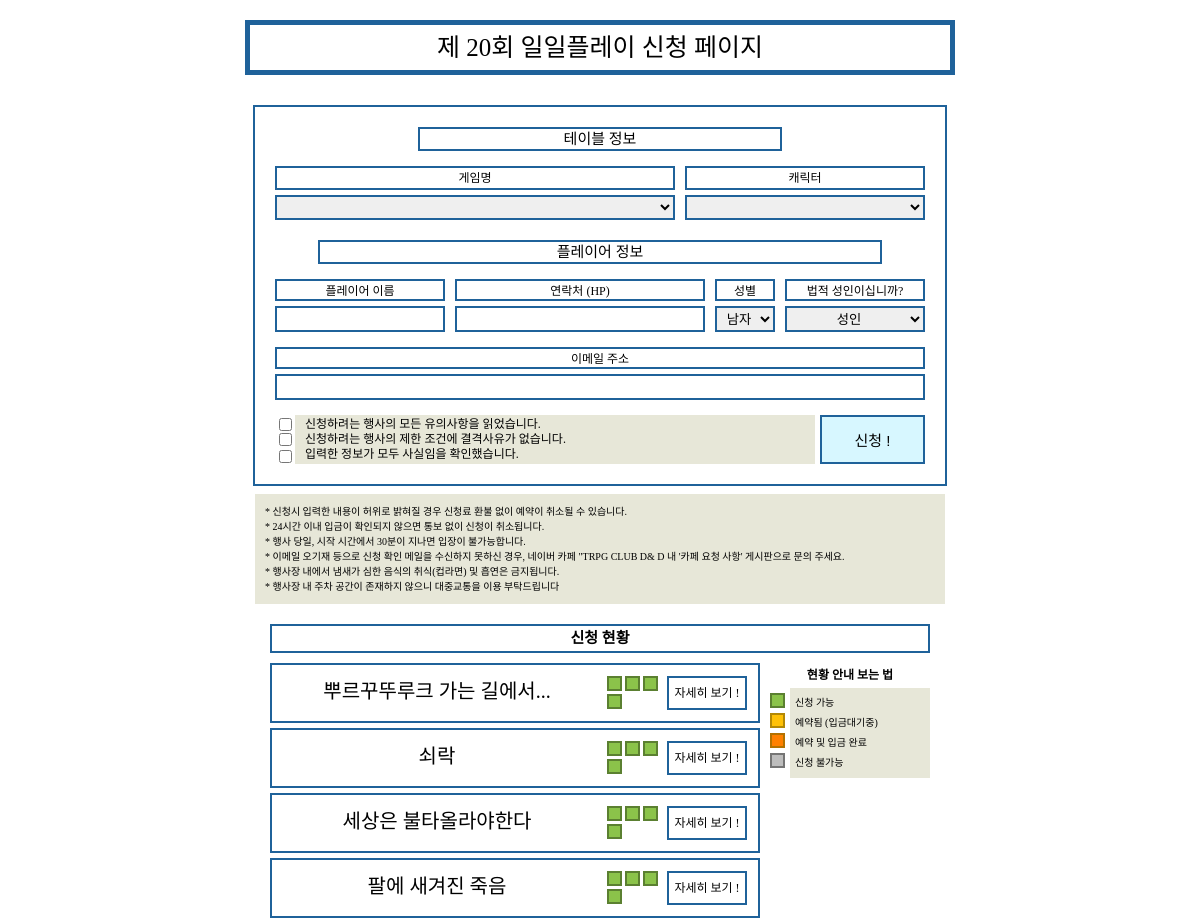
Before: / (upper part) with the older database file.
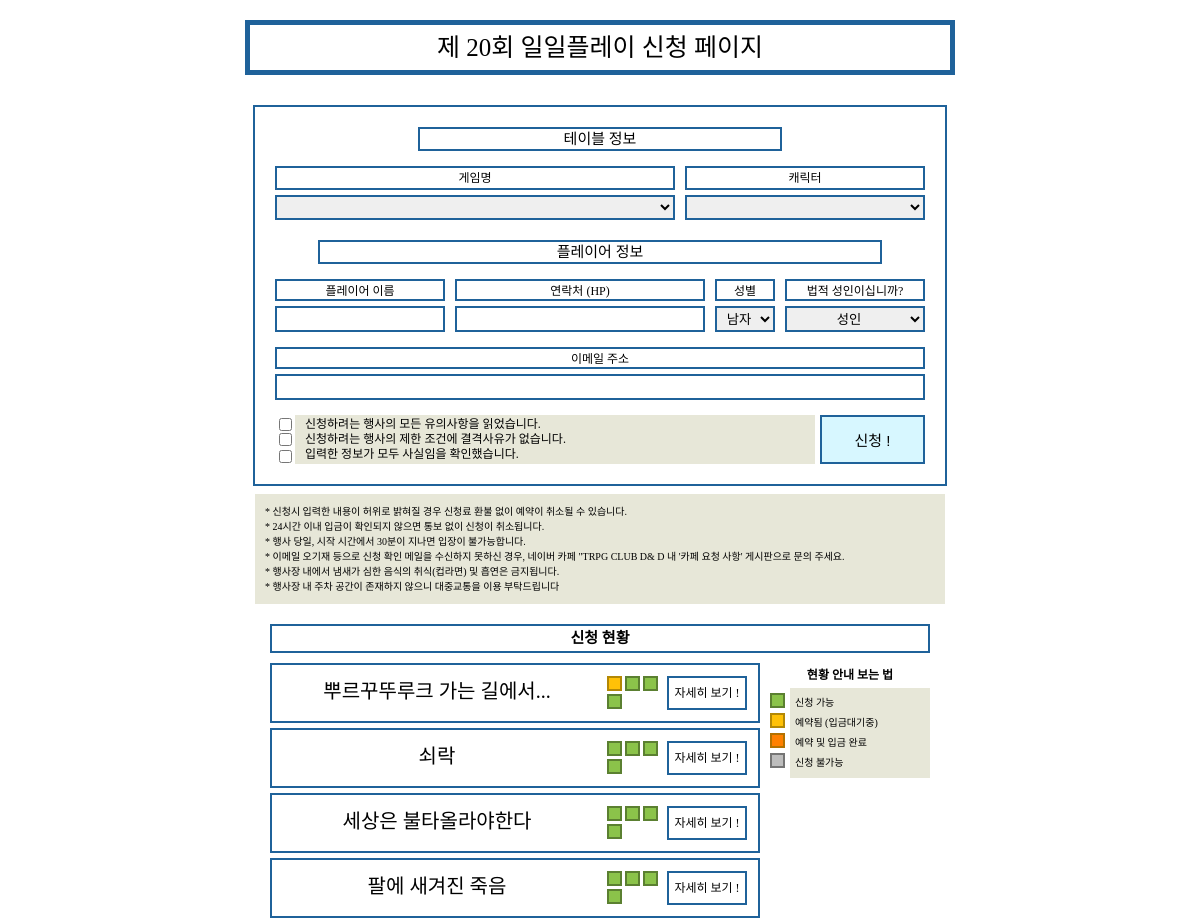
After: the same page with the newer database file.
### mysite/apps/scenario/models.py (models this page shows, shortened)
class Scenario(models.Model):
    INACTIVE, ACTIVE = False, True
    SCENARIO_STATUS = (
        (INACTIVE, _('Inactive')),
        (ACTIVE, _('Active'))
    )
    FREE, MALE_ONLY, FEMALE_ONLY = None, True, False
    GENDER_CHOICES = (
        (FREE, _('Free')),
        (MALE_ONLY, _('Male Only')),
        (FEMALE_ONLY, _('Female Only'))
    )
    YES, NO = True, False
    ADULT_CHOICES = (
        (YES, _('Adult Only')),
        (NO, _('Free'))
    )
    name = models.CharField(
        _("Scenario Name"),
        max_length=128
    )
    adult_only = models.BooleanField(
        _("Adult Only"),
        choices=ADULT_CHOICES,
        default=NO
    )
    gender_only = models.NullBooleanField(
        _("Gender Only"),
        default=None,
        choices=GENDER_CHOICES
    )
    is_active = models.BooleanField(
        _("Is Active"),
        choices=SCENARIO_STATUS,
        default=ACTIVE
    )
    reg_date = models.DateTimeField(
        _("Reg Date"),
        auto_now_add=True
    )
    modify_date = models.DateTimeField(
        _("Modify Date"),
        auto_now=True
    )
    def __str__(self):
        return self.name
    class Meta:
        verbose_name = _('Scenario')
        verbose_name_plural = _("Scenarios")

### mysite/apps/character/models.py (models this page shows, shortened)
class Character(models.Model):
    EMPTY, BOOKED, PAID = range(0, 3)
    CHARACTER_STATUS = (
        (EMPTY, _('Empty')),
        (BOOKED, _('Booked')),
        (PAID, _('Paid'))
    )
    name = models.CharField(
        _("Character_Name"),
        max_length=128
    )
    scenario = models.ForeignKey(
        'scenario.Scenario',
        related_name='character',
        verbose_name=_('Scenario'),
        on_delete=models.CASCADE
    )
    player = models.ForeignKey(
        'player.Player',
        related_name='character',
        verbose_name=_('Player'),
        blank=True,
        null=True,
        on_delete=models.SET_NULL
    )
    status = models.PositiveSmallIntegerField(
        _("Status of booking"),
        choices=CHARACTER_STATUS,
        default=EMPTY
    )
    class Meta:
        ordering = ('scenario',)
        verbose_name = _('Character')
        verbose_name_plural = _("Characters")

### mysite/apps/player/views.py (the view, shortened to what this page needs)
# urls.py: url(r'^$', PlayerRegist.as_view(), name="regist"),
class PlayerRegist(TemplateView):
    template_name = "player/player_regist.html"
    def get(self, request, *args, **kwargs):
        context = self.get_context_data(**kwargs)
        context['scenarios'] = Scenario.objects.filter(is_active=True)
        context['form'] = RegistForm()
        context['success'] = 'GET'
        return self.render_to_response(context)

### mysite/apps/player/forms.py
class RegistForm(forms.Form):
    scenario = forms.ModelChoiceField(
        queryset=Scenario.objects.filter(is_active=Scenario.ACTIVE),
        empty_label="",
    )
    character = forms.ModelChoiceField(
        queryset=Character.objects.all(),
        empty_label="",
    )
    player_name = forms.CharField(max_length=64)
    player_phone_number = forms.CharField(max_length=16)
    player_gender = forms.ChoiceField(choices=Player.GENDER_CHOICES)
    player_adult = forms.ChoiceField(choices=Player.ADULT_CHOICES)
    player_email = forms.EmailField(max_length=64)
    agree_read_all = forms.BooleanField()
    agree_no_problem = forms.BooleanField()
    agree_face = forms.BooleanField()

### mysite/templates/player/player_regist.html (shortened to what this page needs)
<!DOCTYPE html>
<html lang="en">
<head>
    {% load static %}
    <link rel="stylesheet" href="{% static "css/player_regist.css" %}">
</head>
<body>
    <div class="container body">
        <div class="header_container">
            <div class="header_title">제 20회 일일플레이 신청 페이지</div>
        </div>
        <div class="body_container">
            <form class="regist_form" id="regist_form" method="post" action="{% url "regist" %}">
                <div class="table_container">
                    <div class="table_title">테이블 정보</div>
                    <div class="table_detail">
                        <div class="table_scenario">
                            <label for="scenario" class="table_scenario_title">게임명</label>
                            {{ form.scenario }}
                        </div>
                        <div class="table_character">
                            <label for="character" class="table_character_title">캐릭터</label>
                            <select id="id_character" name="character" required>
                            </select>
                        </div>
                    </div>
                </div>
                <div class="player_container">
                    <div class="player_title">플레이어 정보</div>
                    <div class="player_detail">
                        <div class="player_detail_basic">
                            <div class="player_detail_name">
                                <label for="player_name" class="player_name_title">플레이어 이름</label>
                                {{ form.player_name }}
                            </div>
                            <div class="player_detail_phone_number">
                                <label for="player_phone_number" class="player_phone_number_title">연락처 (HP)</label>
                                {{ form.player_phone_number }}
                            </div>
                            <div class="player_detail_gender">
                                <label for="player_gender" class="player_gender_title">성별</label>
                                {{ form.player_gender }}
                            </div>
                            <div class="player_detail_adult">
                                <label for="player_adult" class="player_adult_title">법적 성인이십니까?</label>
                                {{ form.player_adult }}
                            </div>
                        </div>
                        <div class="player_detail_email">
                            <label for="player_email" class="player_email">이메일 주소</label>
                            {{ form.player_email }}
                        </div>
                        <div class="player_detail_check">
                            <div class="player_agree">
                                <div class="player_agree_checkboxes">
                                    {{ form.agree_read_all }}
                                    {{ form.agree_no_problem }}
                                    {{ form.agree_face }}
                                </div>
                                <div class="player_agree_lables">
                                    <label for="agree_read_all">신청하려는 행사의 모든 유의사항을 읽었습니다.</label>
                                    <label for="agree_no_problem">신청하려는 행사의 제한 조건에 결격사유가 없습니다.</label>
                                    <label for="agree_fact">입력한 정보가 모두 사실임을 확인했습니다.</label>
                                </div>
                            </div>
                            <input type="submit" class="player_submit" id="player_submit" value="신청 !">
                        </div>
                    </div>
                </div>
            </form>
            <div class="player_warning">
                * 신청시 입력한 내용이 허위로 밝혀질 경우 신청료 환불 없이 예약이 취소될 수 있습니다.<br>
                * 24시간 이내 입금이 확인되지 않으면 통보 없이 신청이 취소됩니다.<br>
                * 행사 당일, 시작 시간에서 30분이 지나면 입장이 불가능합니다.<br>
                * 이메일 오기재 등으로 신청 확인 메일을 수신하지 못하신 경우, 네이버 카페 "TRPG CLUB D& D 내 '카페 요청 사항' 게시판으로 문의 주세요.<br>
                *  행사장 내에서 냄새가 심한 음식의 취식(컵라면) 및 흡연은 금지됩니다.<br>
                * 행사장 내 주차 공간이 존재하지 않으니 대중교통을 이용 부탁드립니다<br>
            </div>
        </div>
        <div class="footer_container">
            <div class="footer_title">신청 현황</div>
            <div class="footer_scenario_container">
            {% for scenario in scenarios %}
                <div class="footer_scenario">
                    <div class="footer_scenario_title">{{ scenario.name }}</div>
                    <div class="footer_scenario_booked">
                    {% for character in scenario.character.all %}
                        <div class="scenario_character_status"
                        {% if character.status == 0 %}
                            style="background-color: #8bc34a; border-color: #5b8031;"
                        {% elif character.status == 1 %}
                            style="background-color: #ffc107; border-color: #b38805;"
                        {% elif character.status == 2 %}
                            style="background-color: #ff8000; border-color: #b37100;"
                        {% else %}
                            style="background-color: #bdbdbd; border-color: #757575;"
                        {% endif %}
                        ></div>
                    {% endfor %}
                    </div>
                    <div class="footer_scenario_detail">
                        자세히 보기 !
                    </div>
                </div>
            {% endfor %}
            </div>
            <div class="footer_status_explain">
                <div class="explain_title">현황 안내 보는 법</div>
                <div class="explain_body">
                    <div class="explain_color">
                        <div class="color_box" style="background-color: #8bc34a; border-color: #5b8031"></div>
                        <div class="color_box" style="background-color: #ffc107; border-color: #b38805"></div>
                        <div class="color_box" style="background-color: #ff8000; border-color: #b37100"></div>
                        <div class="color_box" style="background-color: #bdbdbd; border-color: #757575"></div>
                    </div>
                    <div class="explain_text">
                        <div class="color_text">신청 가능</div>
                        <div class="color_text">예약됨 (입금대기중)</div>
                        <div class="color_text">예약 및 입금 완료</div>
                        <div class="color_text">신청 불가능</div>
                    </div>
                </div>
            </div>
        </div>
    </div>
</body>
</html>

Changed rows visible on the page:
changed Character (number 1 of 16 on the later page): status 0 → 1 (drawn)
